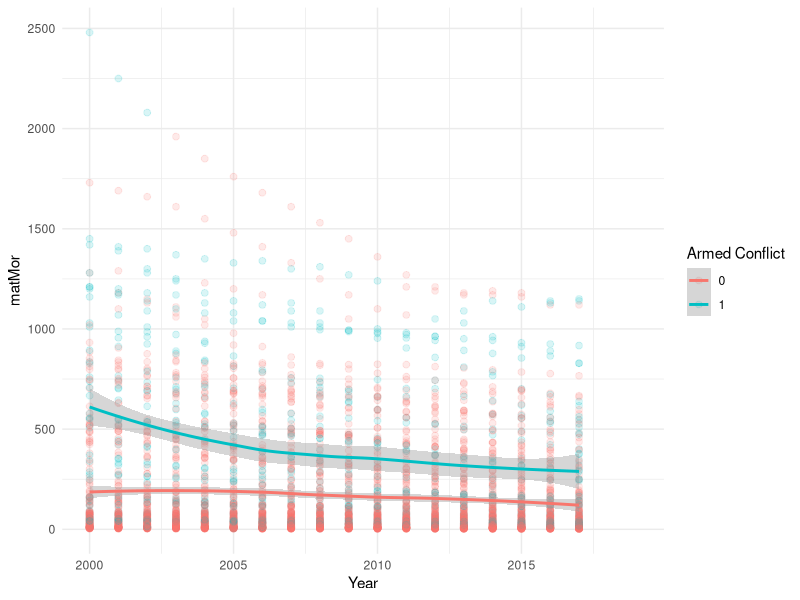
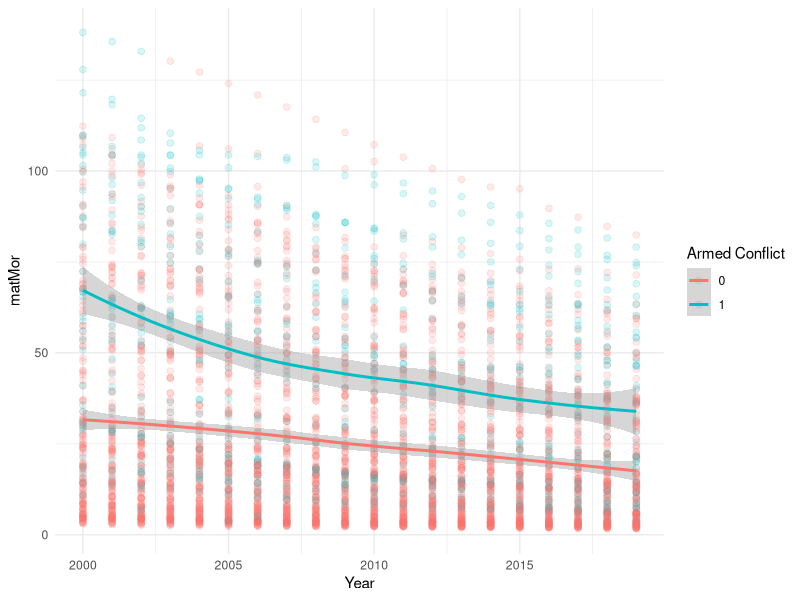
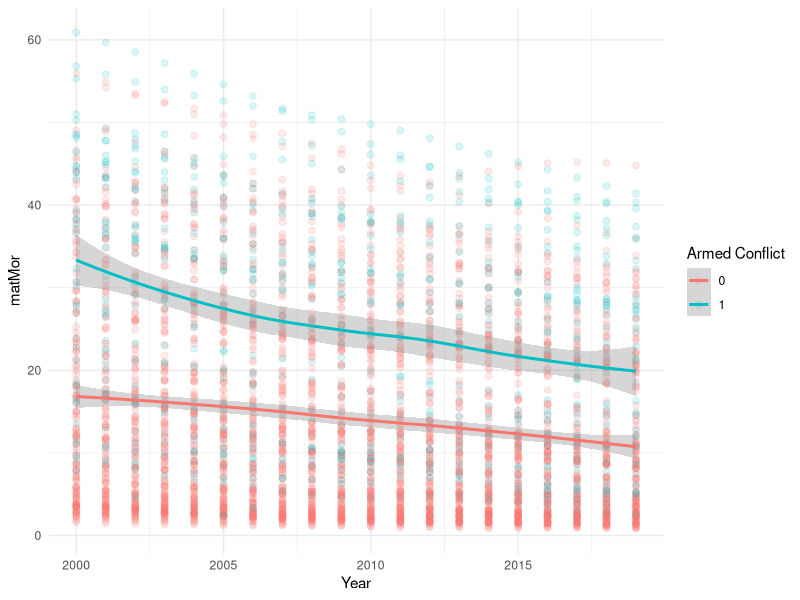
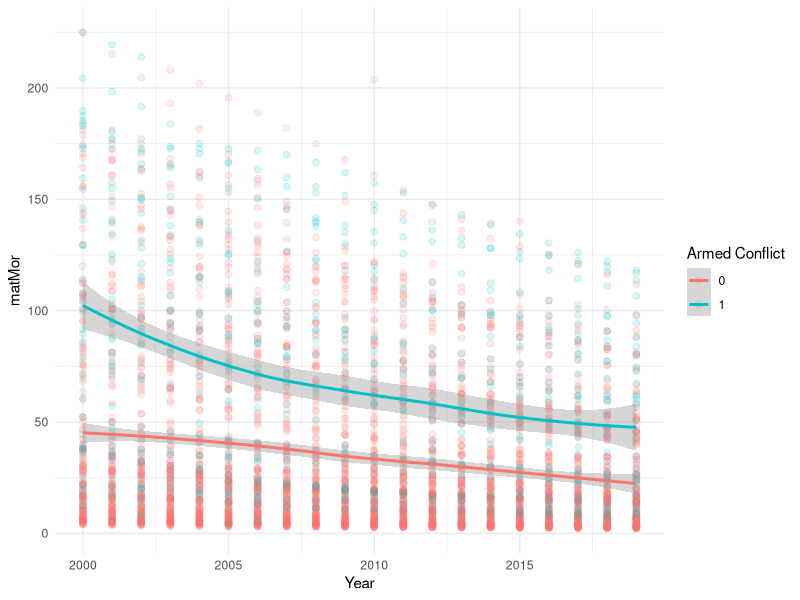
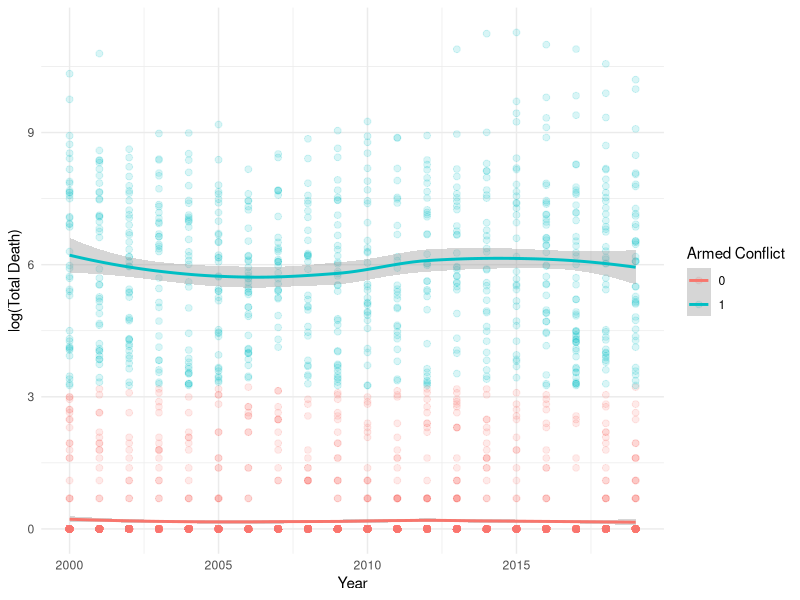
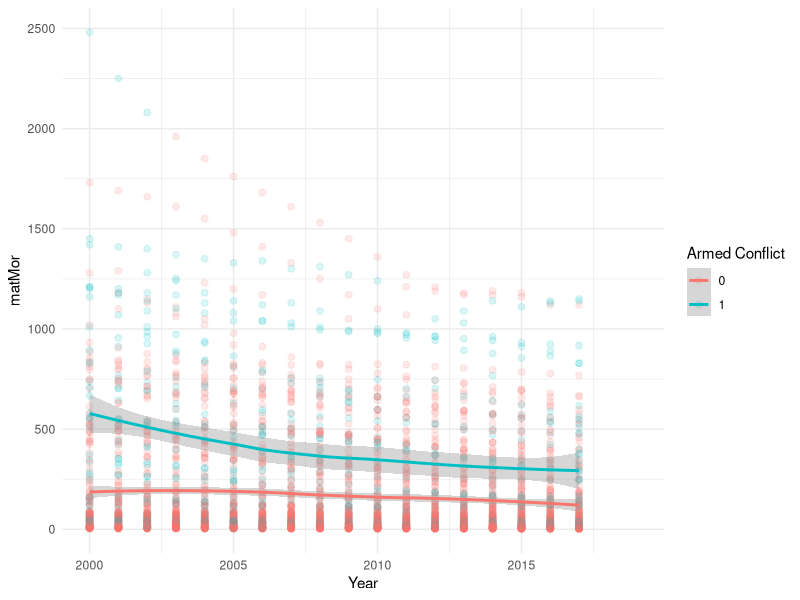
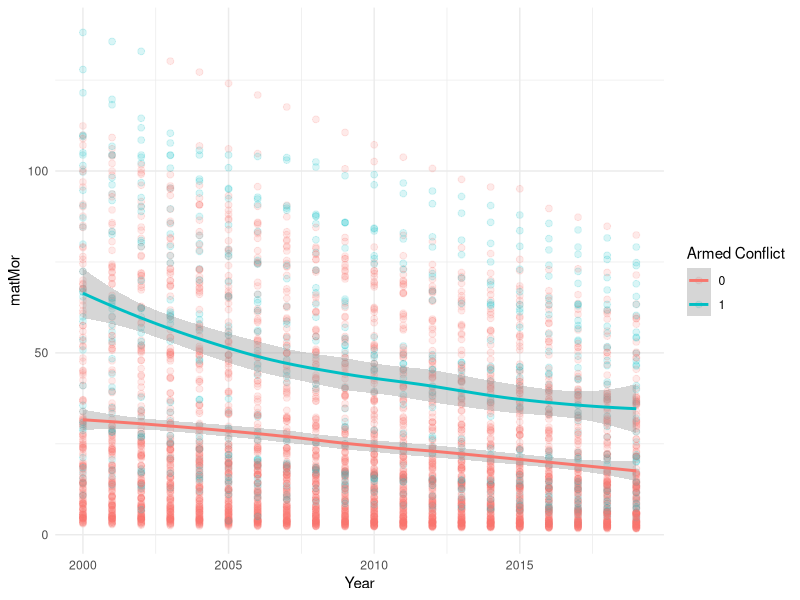
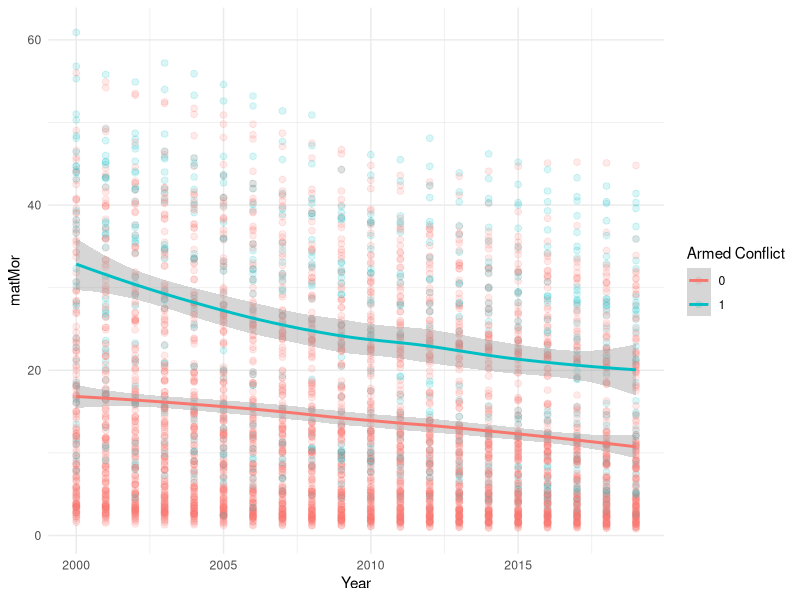

The R script that drew these images, in order:
## ---- chunk 1
library(tidyverse)
library(here)
## ---- chunk 2
# load the data
final_data <- read.csv(here("data/analytical", "final_data.csv"), header = TRUE)
## ---- chunk 3
glimpse(final_data)
## ---- chunk 4
summary(final_data)
## ---- chunk 5
Mor_names <- c("matMor","infMor","neoMor","under5Mor")

for (Mor in Mor_names){
  plot <- final_data %>% ggplot(aes(Year,.data[[Mor]], color=factor(armed_conflict))) +
    geom_point(alpha=0.15, size=2) + geom_smooth(aes(group = armed_conflict), method = "loess") +
    labs(
      x = "Year",
      y = Mor_names,
      color = "Armed Conflict"
    ) +
    theme_minimal() 
  print(plot)
}

## ---- chunk 6
final_data %>% ggplot(aes(Year,log(totaldeath+1), color=factor(armed_conflict))) +
    geom_point(alpha=0.15, size=2) + geom_smooth(aes(group = armed_conflict), method = "loess") +
    labs(
      x = "Year",
      y = "log(Total Death)",
      color = "Armed Conflict"
    ) + theme_minimal()
## ---- chunk 7
highest_totaldeath <- final_data %>% 
  group_by(Year) %>%
  slice_max(totaldeath, n = 3)

highest_totaldeath %>% select(country_name,Year, totaldeath)

finaldata_without3highest <- anti_join(final_data,highest_totaldeath, by=c("country_name","Year"))

head(finaldata_without3highest)
## ---- chunk 8
Mor_names <- c("matMor","infMor","neoMor","under5Mor")

for (Mor in Mor_names){
  plot <- finaldata_without3highest %>% ggplot(aes(Year,.data[[Mor]], color=factor(armed_conflict))) +
    geom_point(alpha=0.15, size=2) + geom_smooth(aes(group = armed_conflict), method = "loess") +
    labs(
      x = "Year",
      y = Mor_names,
      color = "Armed Conflict"
    ) +
    theme_minimal() 
  print(plot)
}
## ---- chunk 9
finaldata_without3highest %>% ggplot(aes(Year,log(totaldeath+1), color=factor(armed_conflict))) +
    geom_point(alpha=0.15, size=2) + geom_smooth(aes(group = armed_conflict), method = "loess") +
    labs(
      x = "Year",
      y = "log(Total Death)",
      color = "Armed Conflict"
    ) + theme_minimal()
## ---- chunk 10
oecd_countries <- final_data %>%
  filter(OECD==1)

oecd_conflict <- oecd_countries %>% filter(armed_conflict==1)

Mor_names <- c("matMor","infMor","neoMor","under5Mor")

for (Mor in Mor_names){
  plot <- oecd_countries %>% ggplot(aes(Year,.data[[Mor]], color=factor(armed_conflict))) +
    geom_point(alpha=0.15, size=2) + geom_smooth(aes(group = armed_conflict), method = "loess") +
    labs(
      x = "Year",
      y = Mor_names,
      color = "Armed Conflict"
    ) +
    theme_minimal() 
  print(plot)
}
## ---- chunk 11
oecd_countries %>% ggplot(aes(Year,totaldeath, color=factor(armed_conflict))) +
    geom_point(alpha=0.3, size=2) + geom_smooth(aes(group = armed_conflict), method = "loess") +
    labs(
      x = "Year",
      y = "Total Death",
      color = "Armed Conflict"
    ) + theme_minimal()
